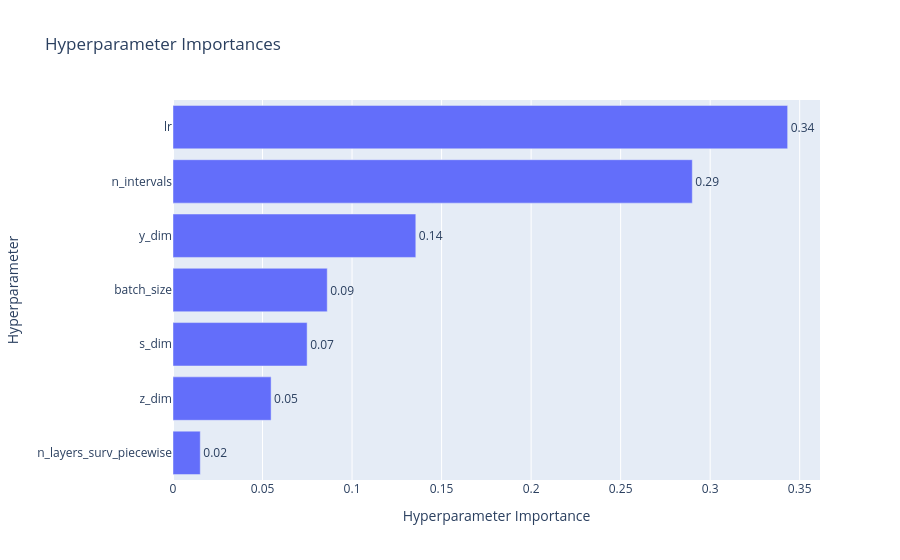
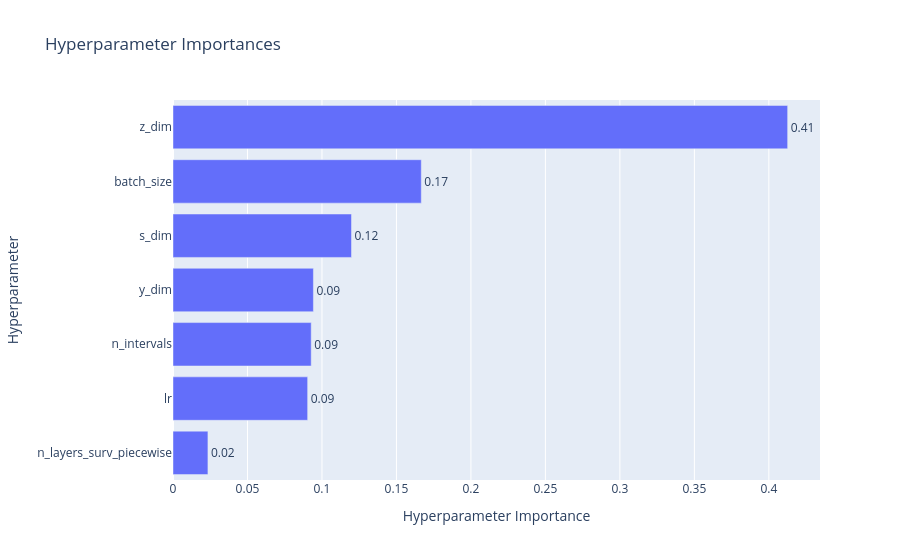

The notebook cell these images were saved under, in order:
### Code cell
for i in range(len(names_objs)):
    print(f"Parameter importances for {names_objs[i]}:")
    plot_param_importances(study, target=lambda t: t.values[i], target_name=names_objs[i]).show()

### Figure 1 — Plotly figure (JSON) as saved in the notebook; plotly's stock layout.template omitted (floating-point values rounded to 4 significant figures)
{"data": [{"cliponaxis": false, "hovertemplate": ["n_layers_surv_piecewise (CategoricalDistribution): 0.015233904057405689<extra></extra>", "z_dim (IntDistribution): 0.05479310673517341<extra></extra>", "s_dim (IntDistribution): 0.07491164146042505<extra></extra>", "batch_size (CategoricalDistribution): 0.0861442128682666<extra></extra>", "y_dim (IntDistribution): 0.13560663314936736<extra></extra>", "n_intervals (CategoricalDistribution): 0.290031679472138<extra></extra>", "lr (CategoricalDistribution): 0.3432788222572238<extra></extra>"], "name": "Survival curves dist", "orientation": "h", "text": ["0.02", "0.05", "0.07", "0.09", "0.14", "0.29", "0.34"], "textposition": "outside", "type": "bar", "x": [0.01523, 0.05479, 0.07491, 0.08614, 0.1356, 0.29, 0.3433], "y": ["n_layers_surv_piecewise", "z_dim", "s_dim", "batch_size", "y_dim", "n_intervals", "lr"]}], "layout": {"title": {"text": "Hyperparameter Importances"}, "xaxis": {"title": {"text": "Hyperparameter Importance"}}, "yaxis": {"title": {"text": "Hyperparameter"}}}}

### Figure 2 — Plotly figure (JSON) as saved in the notebook; plotly's stock layout.template omitted (floating-point values rounded to 4 significant figures)
{"data": [{"cliponaxis": false, "hovertemplate": ["n_layers_surv_piecewise (CategoricalDistribution): 0.023449153881224732<extra></extra>", "lr (CategoricalDistribution): 0.09039291030133538<extra></extra>", "n_intervals (CategoricalDistribution): 0.09278031614462852<extra></extra>", "y_dim (IntDistribution): 0.09425029874201356<extra></extra>", "s_dim (IntDistribution): 0.11983177588960026<extra></extra>", "batch_size (CategoricalDistribution): 0.16667217905301726<extra></extra>", "z_dim (IntDistribution): 0.41262336598818017<extra></extra>"], "name": "K-map score", "orientation": "h", "text": ["0.02", "0.09", "0.09", "0.09", "0.12", "0.17", "0.41"], "textposition": "outside", "type": "bar", "x": [0.02345, 0.09039, 0.09278, 0.09425, 0.1198, 0.1667, 0.4126], "y": ["n_layers_surv_piecewise", "lr", "n_intervals", "y_dim", "s_dim", "batch_size", "z_dim"]}], "layout": {"title": {"text": "Hyperparameter Importances"}, "xaxis": {"title": {"text": "Hyperparameter Importance"}}, "yaxis": {"title": {"text": "Hyperparameter"}}}}
